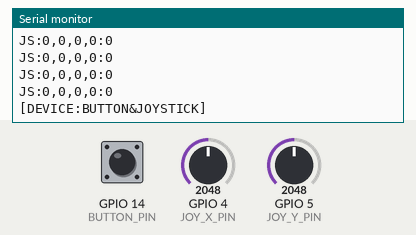
Recording of a sketch running on a simulated ESP32-S3. Shown: the last lines printed to the serial monitor. The test bench sets the inputs (shaded band); at power-on: GPIO 4 (JOY_X_PIN) = 2048, GPIO 5 (JOY_Y_PIN) = 2048, GPIO 14 (BUTTON_PIN) HIGH (analog values on the 0–4095 scale).

Above: at 2.2 s.
2.3 s: GPIO 4 (JOY_X_PIN) set to 2540
At 3.2 s:
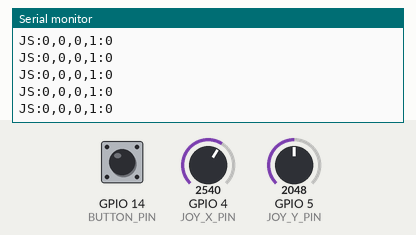
3.8 s: GPIO 5 (JOY_Y_PIN) set to 2540
At 4.4 s:
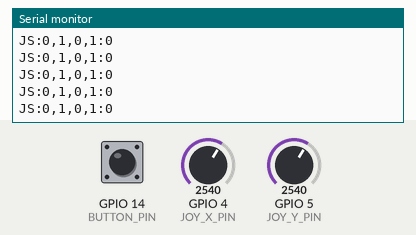
5.3 s: GPIO 14 (BUTTON_PIN) pulled LOW for 0.15 s
6.9 s: GPIO 4 (JOY_X_PIN) set to 2460
At 7.9 s:
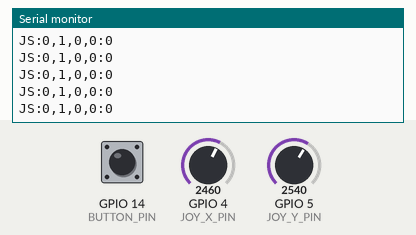
8.4 s: GPIO 14 (BUTTON_PIN) pulled LOW for 1 s
At 9.3 s:
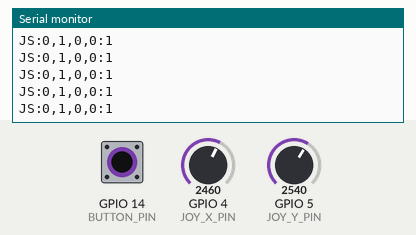
10.9 s: GPIO 5 (JOY_Y_PIN) set to 1460
At 11.8 s:
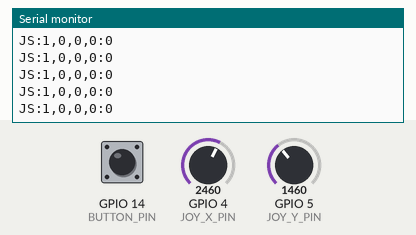

The sketch:

Joystick_receiver.ino
```cpp
// 设备：按钮 + 摇杆 (ESP32-S3 专用版)
// 已清洗所有特殊字符，确保编译通过

// --- 引脚定义 (针对 ESP32-S3 优化) ---
// S3如果开启PSRAM，GPIO35/36/37可能会有问题
// 强烈建议使用 ADC1 通道的 GPIO 1~10
const int JOY_X_PIN = 4;   // 请将 VRx 接到 GPIO 4
const int JOY_Y_PIN = 5;   // 请将 VRy 接到 GPIO 5
const int BUTTON_PIN = 14; // 请将 SW  接到 GPIO 14

// 阈值设置
const int THRESHOLD_LOW  = 1500;
const int THRESHOLD_HIGH = 2500;

// 心跳包发送间隔
const int DEVICE_ID_INTERVAL = 40;
int loopCount = 0;

void setup() {
  Serial.begin(115200);
  delay(1000);

  // 设置ADC分辨率 (ESP32 S3 支持 12位，即 0-4095)
  analogReadResolution(12);

  pinMode(JOY_X_PIN, INPUT);
  pinMode(JOY_Y_PIN, INPUT);
  pinMode(BUTTON_PIN, INPUT_PULLUP);

  Serial.println("[DEVICE:BUTTON&JOYSTICK]");
}

void loop() {
  int x = analogRead(JOY_X_PIN);
  int y = analogRead(JOY_Y_PIN);

  // 逻辑判断
  bool up     = (y < THRESHOLD_LOW);
  bool down   = (y > THRESHOLD_HIGH);
  bool left   = (x < THRESHOLD_LOW);
  bool right  = (x > THRESHOLD_HIGH);
  // 按钮是上拉模式，低电平代表按下
  bool btnPressed = (digitalRead(BUTTON_PIN) == LOW);

  // 发送数据帧
  // Serial.printf 是 ESP32 特有功能
  Serial.printf("JS:%d,%d,%d,%d:%d\n",
    up ? 1 : 0,
    down ? 1 : 0,
    left ? 1 : 0,
    right ? 1 : 0,
    btnPressed ? 1 : 0
  );

  // 定期发送心跳包 (用于 Unity 识别)
  loopCount++;
  if (loopCount >= DEVICE_ID_INTERVAL) {
    Serial.println("[DEVICE:BUTTON&JOYSTICK]");
    loopCount = 0;
  }

  delay(30);
}
```

Measured:
- after the input at 2.3 s, the serial monitor: prints a new line at once (image 1)
- after the input at 3.8 s, the serial monitor: prints a new line at once (image 2)
- after the input at 6.9 s, the serial monitor: prints a new line at once (image 3)
- after the input at 8.4 s, the serial monitor: prints a new line at once (image 4)
- after the input at 10.9 s, the serial monitor: prints a new line at once (image 5)
